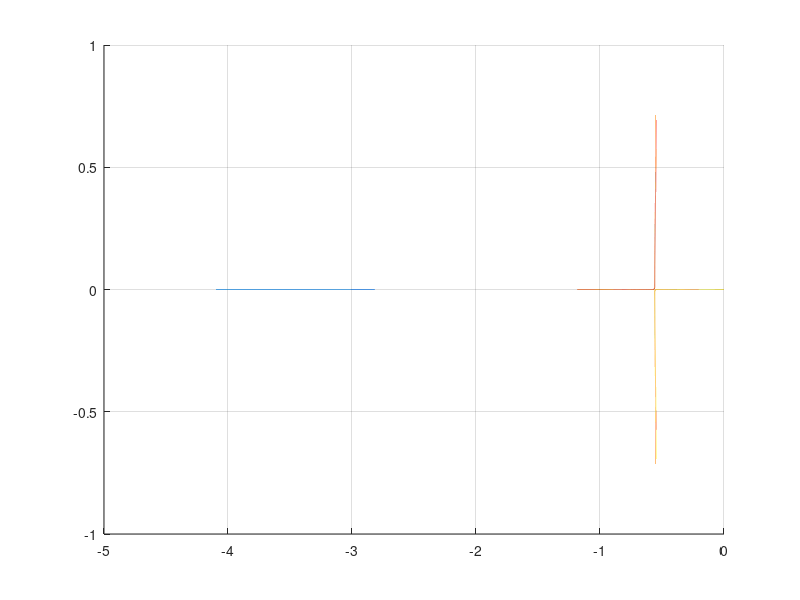

Here is the MATLAB script that generated this plot:
%% Root locus of CACC controller

tau = 0.5;
h = 0.6;
ka = 1; %1.1*tau/h;
alpha = 0.9;
polOrder = 3; %4;

rangeK = 0:0.0001:1;
realPart = zeros(length(rangeK), polOrder);
imagPart = zeros(length(rangeK), polOrder);

for n = 1:length(rangeK)
    k = rangeK(n);
%     ki = alpha*k^2/(2*(h*(ka*k*h+ka+1)-tau));
%     coeff = [tau, ka+h*ka*k+1, 1/h+k, k/h+h*ki, ki];
    coeff = [tau, ka+h*ka*k+1, 1/h+k, k/h];
    z = roots(coeff);
    [realPart(n, :), idx] = sort(real(z));
    imagPart(n, :) = imag(z(idx));
end

figure;
hold on;
grid on;
for n = 1:polOrder
    plot(realPart(:, n), imagPart(:, n));
end